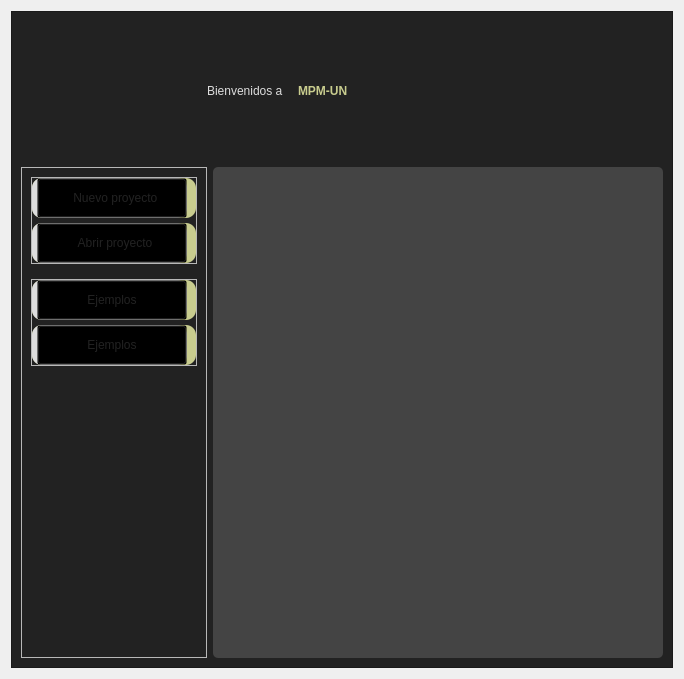
<?xml version="1.0" encoding="UTF-8"?>
<ui version="4.0">
 <class>FormHome</class>
 <widget class="QWidget" name="FormHome">
  <property name="geometry">
   <rect>
    <x>0</x>
    <y>0</y>
    <width>684</width>
    <height>679</height>
   </rect>
  </property>
  <property name="windowTitle">
   <string>Form</string>
  </property>
  <property name="styleSheet">
   <string notr="true">
/*Colores primarios*/
/* 
gris oscuro #222222 #333333 #444444
gris claro #999999 #DDDDDD
verde claro #C8CC8E
vinotinto #742427
*/
/*Colores secundarios */
/* 
Azules #36C9C6 #00BDB9 #77ACA2
rojos #910D3F #C70039 #F94646
naranjas #D34E24 #F28123 #F7F052
*/

/* Funetes/*

/*
italic: font: italic 9pt &quot;Ubuntu&quot;;
regular: font: 9pt &quot;Ubuntu&quot;;
light: font: 300 9pt &quot;Ubuntu&quot;;
medium: font: 500 9pt &quot;Ubuntu&quot;;
bold: font: 700 9pt &quot;Ubuntu&quot;;
*/

/****************************************************************************************************************************************************/






QMainWindow#MainWindow{
background: #333333;
}


/*#################################################################*/
/*####################       MENU BAR SUP      ###########################*/
/*#################################################################*/

QMenuBar#menubar {
background-color: #333333;
spacing: 5px; 
color: #DDDDDD;
font: 500 10pt &quot;Ubuntu&quot;;
}
QMenuBar#menubar::item {
padding: 5px 5px;
background-color: transparent;
border-radius: 2px;
}
QMenuBar#menubar::item:selected { 
background-color: #222222;
}
QMenuBar#menubar::item:pressed {
background-color: #222222;
}
QMenu {
background-color: #333333;
border-radius: 4px; 
border: 1px solid #222222;
color: #DDDDDD;
font: 500 10pt &quot;Ubuntu&quot;;
}
QMenu::item {
background-color: transparent; 
padding: 5px 20px;
margin: 2px 10px; 
}
QMenu::item:selected { 
background-color: #444444;
color: #C8CC8E;
font: 500 10pt &quot;Ubuntu&quot;;
}
QMenu::item:checked {
color: #DDDDDD;
}
QMenu::item:unchecked { 
color: #999999;
}



QStatusbar#statusbar{
background-color: #333333;
}

/*#################################################################*/
/*####################     FRAME MENU IZQ      ##########################*/
/*#################################################################*/

QToolButton#toolButton_inicio,
QToolButton#toolButton_resultados,
QToolButton#toolButton_puntos,
QToolButton#toolButton_contorno,
QToolButton#toolButton_data,
QToolButton#toolButton_malla,
QToolButton#toolButton_resultados,
QToolButton#toolButton_config{
background-color: transparent;
color: #DDDDDD;
font: 500 7pt &quot;Ubuntu&quot;;
border: none;
padding: 8px 0px;
}

QFrame#frame_inicio{
background: #222222;
border-radius: 2px ;
border-radius: 2px;
}


QFrame#frame_resultados,
QFrame#frame_puntos,
QFrame#frame_contorno,
QFrame#frame_data,
QFrame#frame_malla{
background: #333333;
border-radius: 2px ;
border-radius: 2px;
}

/*#################################################################*/
/*######################      CONTAINER PAGE       ############################*/
/*#################################################################*/

QFrame#frame_empty{
background-color: #444444;
}

QFrame#frame_empty_draw{
background-color: #222222;
}

/*#################################################################*/
/*######################      PAGE HOME      ############################*/
/*#################################################################*/

QLabel#label_title_1{
color: #DDDDDD; 
font: 500 30pt &quot;Ubuntu&quot;;
}
QLabel#label_title_2{
color: #C8CC8E;
font: 700 30pt &quot;Ubuntu&quot;;
font-weight:bold;
}
QFrame#frame_infEjemplos1,
QFrame#frame_infEjemplos2,
QFrame#frame_infAbrirProyecto,
QFrame#frame_infNuevoProyecto{
background-color: #C8CC8E;
border-radius: 10px
}
QFrame#frame_supEjemplos1,
QFrame#frame_supEjemplos2,
QFrame#frame_supAbrirProyecto,
QFrame#frame_supNuevoProyecto{
background-color: #DDDDDD;
border-radius: 10px
}
QToolButton#toolButton_abrirProyecto,
QToolButton#toolButton_nuevoProyecto,
QToolButton#toolButton_ejemplos1,
QToolButton#toolButton_ejemplos2{
background-color: transparent;
font: 500 9pt &quot;Ubuntu&quot;;
color: #222222;
}
/*
#frame_card_1, #frame_card_2{
background: #333333;
border-radius: 5px
}
*/
QFrame#frame_proyectos{
 background: #444444;
border-radius: 5px;
  }


/*
Esto no funciona pero lo necesito ajustar
QFrame#frame_proyectos &gt; QLabel{
color: #DDDDDD;
font: 500 9pt &quot;Ubuntu&quot;;
}
*/


/*#################################################################*/
/*######################      PAGE DRAW      ############################*/
/*#################################################################*/


/*###################### graphicsView draw  ############################*/
QGraphicsView#graphicsView_draw{
background-color: qlineargradient(spread:pad, x1:0, y1:0, x2:1, y2:0.943, stop:0 rgba(175, 175, 175, 255), stop:0.971591 rgba(141, 211, 211, 220), stop:1 rgba(170, 255, 255, 255));
}

/*###################### frame consola  ############################*/

QFrame#frame_console{
background-color: #333333;
}
QTextBrowser#textBrowser_2{
background-color: #444444;
color: #DDDDDD;
border-radius: 2px ;
}
QToolButton#toolButton_close_console{
background-color: transparent;
}
QLineEdit#lineEdit_console{
background-color: #444444;
color: #DDDDDD;
border-radius: 2px ;
padding-left: 10px;
}
QLineEdit#lineEdit_console:hover {
	border: 2px solid rgb(64, 71, 88);
}
QLineEdit#lineEdit_console:focus {
	border: 2px solid rgb(91, 101, 124);
}

</string>
  </property>
  <layout class="QHBoxLayout" name="horizontalLayout">
   <item>
    <widget class="QFrame" name="frame_empty_draw">
     <property name="frameShape">
      <enum>QFrame::StyledPanel</enum>
     </property>
     <property name="frameShadow">
      <enum>QFrame::Raised</enum>
     </property>
     <layout class="QVBoxLayout" name="verticalLayout_12">
      <item>
       <layout class="QHBoxLayout" name="horizontalLayout_7">
        <property name="leftMargin">
         <number>50</number>
        </property>
        <property name="topMargin">
         <number>20</number>
        </property>
        <property name="bottomMargin">
         <number>20</number>
        </property>
        <item>
         <widget class="QLabel" name="label_8">
          <property name="sizePolicy">
           <sizepolicy hsizetype="Fixed" vsizetype="Fixed">
            <horstretch>0</horstretch>
            <verstretch>0</verstretch>
           </sizepolicy>
          </property>
          <property name="minimumSize">
           <size>
            <width>100</width>
            <height>100</height>
           </size>
          </property>
          <property name="maximumSize">
           <size>
            <width>100</width>
            <height>100</height>
           </size>
          </property>
          <property name="text">
           <string/>
          </property>
          <property name="pixmap">
           <pixmap>../recursos/iconos/iconos_logo/Logo_V1.svg</pixmap>
          </property>
          <property name="scaledContents">
           <bool>true</bool>
          </property>
          <property name="wordWrap">
           <bool>false</bool>
          </property>
          <property name="openExternalLinks">
           <bool>false</bool>
          </property>
         </widget>
        </item>
        <item>
         <layout class="QHBoxLayout" name="horizontalLayout_9">
          <property name="spacing">
           <number>15</number>
          </property>
          <property name="leftMargin">
           <number>30</number>
          </property>
          <item>
           <widget class="QLabel" name="label_title_1">
            <property name="text">
             <string>Bienvenidos a</string>
            </property>
           </widget>
          </item>
          <item>
           <widget class="QLabel" name="label_title_2">
            <property name="text">
             <string>MPM-UN</string>
            </property>
           </widget>
          </item>
          <item>
           <spacer name="horizontalSpacer">
            <property name="orientation">
             <enum>Qt::Horizontal</enum>
            </property>
            <property name="sizeHint" stdset="0">
             <size>
              <width>40</width>
              <height>20</height>
             </size>
            </property>
           </spacer>
          </item>
         </layout>
        </item>
       </layout>
      </item>
      <item>
       <layout class="QHBoxLayout" name="horizontalLayout_10">
        <item>
         <widget class="QFrame" name="frame_9">
          <property name="sizePolicy">
           <sizepolicy hsizetype="Fixed" vsizetype="Preferred">
            <horstretch>0</horstretch>
            <verstretch>0</verstretch>
           </sizepolicy>
          </property>
          <property name="frameShape">
           <enum>QFrame::StyledPanel</enum>
          </property>
          <property name="frameShadow">
           <enum>QFrame::Raised</enum>
          </property>
          <layout class="QVBoxLayout" name="verticalLayout_8">
           <property name="spacing">
            <number>15</number>
           </property>
           <item>
            <widget class="QFrame" name="frame_5">
             <property name="frameShape">
              <enum>QFrame::StyledPanel</enum>
             </property>
             <property name="frameShadow">
              <enum>QFrame::Raised</enum>
             </property>
             <layout class="QVBoxLayout" name="verticalLayout_13">
              <property name="spacing">
               <number>5</number>
              </property>
              <property name="leftMargin">
               <number>0</number>
              </property>
              <property name="topMargin">
               <number>0</number>
              </property>
              <property name="rightMargin">
               <number>0</number>
              </property>
              <property name="bottomMargin">
               <number>0</number>
              </property>
              <item>
               <widget class="QFrame" name="frame_infNuevoProyecto">
                <property name="sizePolicy">
                 <sizepolicy hsizetype="Fixed" vsizetype="Fixed">
                  <horstretch>0</horstretch>
                  <verstretch>0</verstretch>
                 </sizepolicy>
                </property>
                <property name="frameShape">
                 <enum>QFrame::StyledPanel</enum>
                </property>
                <property name="frameShadow">
                 <enum>QFrame::Raised</enum>
                </property>
                <layout class="QVBoxLayout" name="verticalLayout_6">
                 <property name="spacing">
                  <number>0</number>
                 </property>
                 <property name="leftMargin">
                  <number>0</number>
                 </property>
                 <property name="topMargin">
                  <number>0</number>
                 </property>
                 <property name="bottomMargin">
                  <number>0</number>
                 </property>
                 <item>
                  <widget class="QFrame" name="frame_supNuevoProyecto">
                   <property name="sizePolicy">
                    <sizepolicy hsizetype="Fixed" vsizetype="Fixed">
                     <horstretch>0</horstretch>
                     <verstretch>0</verstretch>
                    </sizepolicy>
                   </property>
                   <property name="styleSheet">
                    <string notr="true"/>
                   </property>
                   <property name="frameShape">
                    <enum>QFrame::StyledPanel</enum>
                   </property>
                   <property name="frameShadow">
                    <enum>QFrame::Raised</enum>
                   </property>
                   <layout class="QHBoxLayout" name="horizontalLayout_13">
                    <property name="spacing">
                     <number>0</number>
                    </property>
                    <property name="leftMargin">
                     <number>5</number>
                    </property>
                    <property name="topMargin">
                     <number>0</number>
                    </property>
                    <property name="rightMargin">
                     <number>0</number>
                    </property>
                    <property name="bottomMargin">
                     <number>0</number>
                    </property>
                    <item>
                     <widget class="QToolButton" name="toolButton_nuevoProyecto">
                      <property name="minimumSize">
                       <size>
                        <width>150</width>
                        <height>40</height>
                       </size>
                      </property>
                      <property name="styleSheet">
                       <string notr="true"/>
                      </property>
                      <property name="text">
                       <string>  Nuevo proyecto</string>
                      </property>
                      <property name="icon">
                       <iconset>
                        <normaloff>../recursos/iconos/iconos_frame_inicio/open_p.svg</normaloff>../recursos/iconos/iconos_frame_inicio/open_p.svg</iconset>
                      </property>
                      <property name="iconSize">
                       <size>
                        <width>20</width>
                        <height>20</height>
                       </size>
                      </property>
                      <property name="popupMode">
                       <enum>QToolButton::DelayedPopup</enum>
                      </property>
                      <property name="toolButtonStyle">
                       <enum>Qt::ToolButtonTextBesideIcon</enum>
                      </property>
                      <property name="arrowType">
                       <enum>Qt::NoArrow</enum>
                      </property>
                     </widget>
                    </item>
                   </layout>
                  </widget>
                 </item>
                </layout>
               </widget>
              </item>
              <item>
               <widget class="QFrame" name="frame_infAbrirProyecto">
                <property name="sizePolicy">
                 <sizepolicy hsizetype="Fixed" vsizetype="Fixed">
                  <horstretch>0</horstretch>
                  <verstretch>0</verstretch>
                 </sizepolicy>
                </property>
                <property name="frameShape">
                 <enum>QFrame::StyledPanel</enum>
                </property>
                <property name="frameShadow">
                 <enum>QFrame::Raised</enum>
                </property>
                <layout class="QVBoxLayout" name="verticalLayout_5">
                 <property name="spacing">
                  <number>0</number>
                 </property>
                 <property name="leftMargin">
                  <number>0</number>
                 </property>
                 <property name="topMargin">
                  <number>0</number>
                 </property>
                 <property name="bottomMargin">
                  <number>0</number>
                 </property>
                 <item>
                  <widget class="QFrame" name="frame_supAbrirProyecto">
                   <property name="sizePolicy">
                    <sizepolicy hsizetype="Fixed" vsizetype="Fixed">
                     <horstretch>0</horstretch>
                     <verstretch>0</verstretch>
                    </sizepolicy>
                   </property>
                   <property name="styleSheet">
                    <string notr="true"/>
                   </property>
                   <property name="frameShape">
                    <enum>QFrame::StyledPanel</enum>
                   </property>
                   <property name="frameShadow">
                    <enum>QFrame::Raised</enum>
                   </property>
                   <layout class="QHBoxLayout" name="horizontalLayout_12">
                    <property name="spacing">
                     <number>0</number>
                    </property>
                    <property name="leftMargin">
                     <number>5</number>
                    </property>
                    <property name="topMargin">
                     <number>0</number>
                    </property>
                    <property name="rightMargin">
                     <number>0</number>
                    </property>
                    <property name="bottomMargin">
                     <number>0</number>
                    </property>
                    <item>
                     <widget class="QToolButton" name="toolButton_abrirProyecto">
                      <property name="minimumSize">
                       <size>
                        <width>150</width>
                        <height>40</height>
                       </size>
                      </property>
                      <property name="styleSheet">
                       <string notr="true"/>
                      </property>
                      <property name="text">
                       <string>  Abrir proyecto</string>
                      </property>
                      <property name="icon">
                       <iconset>
                        <normaloff>../recursos/iconos/iconos_frame_inicio/new_p.svg</normaloff>../recursos/iconos/iconos_frame_inicio/new_p.svg</iconset>
                      </property>
                      <property name="iconSize">
                       <size>
                        <width>20</width>
                        <height>20</height>
                       </size>
                      </property>
                      <property name="popupMode">
                       <enum>QToolButton::DelayedPopup</enum>
                      </property>
                      <property name="toolButtonStyle">
                       <enum>Qt::ToolButtonTextBesideIcon</enum>
                      </property>
                     </widget>
                    </item>
                   </layout>
                  </widget>
                 </item>
                </layout>
               </widget>
              </item>
             </layout>
            </widget>
           </item>
           <item>
            <widget class="QFrame" name="frame_6">
             <property name="frameShape">
              <enum>QFrame::StyledPanel</enum>
             </property>
             <property name="frameShadow">
              <enum>QFrame::Raised</enum>
             </property>
             <layout class="QVBoxLayout" name="verticalLayout_11">
              <property name="spacing">
               <number>5</number>
              </property>
              <property name="leftMargin">
               <number>0</number>
              </property>
              <property name="topMargin">
               <number>0</number>
              </property>
              <property name="rightMargin">
               <number>0</number>
              </property>
              <property name="bottomMargin">
               <number>0</number>
              </property>
              <item>
               <widget class="QFrame" name="frame_infEjemplos2">
                <property name="sizePolicy">
                 <sizepolicy hsizetype="Fixed" vsizetype="Fixed">
                  <horstretch>0</horstretch>
                  <verstretch>0</verstretch>
                 </sizepolicy>
                </property>
                <property name="frameShape">
                 <enum>QFrame::StyledPanel</enum>
                </property>
                <property name="frameShadow">
                 <enum>QFrame::Raised</enum>
                </property>
                <layout class="QVBoxLayout" name="verticalLayout_7">
                 <property name="spacing">
                  <number>0</number>
                 </property>
                 <property name="leftMargin">
                  <number>0</number>
                 </property>
                 <property name="topMargin">
                  <number>0</number>
                 </property>
                 <property name="bottomMargin">
                  <number>0</number>
                 </property>
                 <item>
                  <widget class="QFrame" name="frame_supEjemplos2">
                   <property name="sizePolicy">
                    <sizepolicy hsizetype="Fixed" vsizetype="Fixed">
                     <horstretch>0</horstretch>
                     <verstretch>0</verstretch>
                    </sizepolicy>
                   </property>
                   <property name="frameShape">
                    <enum>QFrame::StyledPanel</enum>
                   </property>
                   <property name="frameShadow">
                    <enum>QFrame::Raised</enum>
                   </property>
                   <layout class="QHBoxLayout" name="horizontalLayout_14">
                    <property name="spacing">
                     <number>0</number>
                    </property>
                    <property name="leftMargin">
                     <number>5</number>
                    </property>
                    <property name="topMargin">
                     <number>0</number>
                    </property>
                    <property name="rightMargin">
                     <number>0</number>
                    </property>
                    <property name="bottomMargin">
                     <number>0</number>
                    </property>
                    <item>
                     <widget class="QToolButton" name="toolButton_ejemplos2">
                      <property name="minimumSize">
                       <size>
                        <width>150</width>
                        <height>40</height>
                       </size>
                      </property>
                      <property name="styleSheet">
                       <string notr="true"/>
                      </property>
                      <property name="text">
                       <string>Ejemplos</string>
                      </property>
                      <property name="popupMode">
                       <enum>QToolButton::DelayedPopup</enum>
                      </property>
                      <property name="toolButtonStyle">
                       <enum>Qt::ToolButtonTextOnly</enum>
                      </property>
                     </widget>
                    </item>
                   </layout>
                  </widget>
                 </item>
                </layout>
               </widget>
              </item>
              <item>
               <widget class="QFrame" name="frame_infEjemplos1">
                <property name="sizePolicy">
                 <sizepolicy hsizetype="Fixed" vsizetype="Fixed">
                  <horstretch>0</horstretch>
                  <verstretch>0</verstretch>
                 </sizepolicy>
                </property>
                <property name="styleSheet">
                 <string notr="true"/>
                </property>
                <property name="frameShape">
                 <enum>QFrame::StyledPanel</enum>
                </property>
                <property name="frameShadow">
                 <enum>QFrame::Raised</enum>
                </property>
                <layout class="QVBoxLayout" name="verticalLayout_10">
                 <property name="spacing">
                  <number>0</number>
                 </property>
                 <property name="leftMargin">
                  <number>0</number>
                 </property>
                 <property name="topMargin">
                  <number>0</number>
                 </property>
                 <property name="bottomMargin">
                  <number>0</number>
                 </property>
                 <item>
                  <widget class="QFrame" name="frame_supEjemplos1">
                   <property name="sizePolicy">
                    <sizepolicy hsizetype="Fixed" vsizetype="Fixed">
                     <horstretch>0</horstretch>
                     <verstretch>0</verstretch>
                    </sizepolicy>
                   </property>
                   <property name="styleSheet">
                    <string notr="true"/>
                   </property>
                   <property name="frameShape">
                    <enum>QFrame::StyledPanel</enum>
                   </property>
                   <property name="frameShadow">
                    <enum>QFrame::Raised</enum>
                   </property>
                   <layout class="QHBoxLayout" name="horizontalLayout_15">
                    <property name="spacing">
                     <number>0</number>
                    </property>
                    <property name="leftMargin">
                     <number>5</number>
                    </property>
                    <property name="topMargin">
                     <number>0</number>
                    </property>
                    <property name="rightMargin">
                     <number>0</number>
                    </property>
                    <property name="bottomMargin">
                     <number>0</number>
                    </property>
                    <item>
                     <widget class="QToolButton" name="toolButton_ejemplos1">
                      <property name="minimumSize">
                       <size>
                        <width>150</width>
                        <height>40</height>
                       </size>
                      </property>
                      <property name="styleSheet">
                       <string notr="true"/>
                      </property>
                      <property name="text">
                       <string>Ejemplos</string>
                      </property>
                      <property name="popupMode">
                       <enum>QToolButton::DelayedPopup</enum>
                      </property>
                      <property name="toolButtonStyle">
                       <enum>Qt::ToolButtonTextOnly</enum>
                      </property>
                     </widget>
                    </item>
                   </layout>
                  </widget>
                 </item>
                </layout>
               </widget>
              </item>
             </layout>
            </widget>
           </item>
           <item>
            <spacer name="verticalSpacer_3">
             <property name="orientation">
              <enum>Qt::Vertical</enum>
             </property>
             <property name="sizeHint" stdset="0">
              <size>
               <width>20</width>
               <height>40</height>
              </size>
             </property>
            </spacer>
           </item>
          </layout>
         </widget>
        </item>
        <item>
         <layout class="QHBoxLayout" name="horizontalLayout_16">
          <item>
           <widget class="QFrame" name="frame_proyectos">
            <property name="frameShape">
             <enum>QFrame::StyledPanel</enum>
            </property>
            <property name="frameShadow">
             <enum>QFrame::Raised</enum>
            </property>
            <layout class="QVBoxLayout" name="verticalLayout_9">
             <property name="spacing">
              <number>0</number>
             </property>
             <property name="leftMargin">
              <number>0</number>
             </property>
             <property name="topMargin">
              <number>0</number>
             </property>
             <property name="rightMargin">
              <number>0</number>
             </property>
             <property name="bottomMargin">
              <number>0</number>
             </property>
             <item>
              <widget class="QScrollArea" name="scrollArea_home">
               <property name="styleSheet">
                <string notr="true">background: transparent;
</string>
               </property>
               <property name="lineWidth">
                <number>0</number>
               </property>
               <property name="widgetResizable">
                <bool>true</bool>
               </property>
               <widget class="QWidget" name="scrollAreaWidgetContents">
                <property name="geometry">
                 <rect>
                  <x>0</x>
                  <y>0</y>
                  <width>448</width>
                  <height>489</height>
                 </rect>
                </property>
                <layout class="QVBoxLayout" name="verticalLayout">
                 <property name="spacing">
                  <number>0</number>
                 </property>
                 <property name="leftMargin">
                  <number>10</number>
                 </property>
                 <property name="topMargin">
                  <number>10</number>
                 </property>
                 <property name="rightMargin">
                  <number>10</number>
                 </property>
                 <property name="bottomMargin">
                  <number>10</number>
                 </property>
                 <item>
                  <layout class="QHBoxLayout" name="horizontalLayout_18">
                   <item>
                    <layout class="QGridLayout" name="gridLayout_proyectos" rowstretch="0">
                     <property name="sizeConstraint">
                      <enum>QLayout::SetFixedSize</enum>
                     </property>
                     <property name="leftMargin">
                      <number>5</number>
                     </property>
                     <property name="topMargin">
                      <number>5</number>
                     </property>
                     <property name="rightMargin">
                      <number>5</number>
                     </property>
                     <property name="bottomMargin">
                      <number>5</number>
                     </property>
                     <property name="spacing">
                      <number>10</number>
                     </property>
                    </layout>
                   </item>
                   <item>
                    <widget class="QFrame" name="frame_2">
                     <property name="styleSheet">
                      <string notr="true"/>
                     </property>
                     <property name="frameShape">
                      <enum>QFrame::StyledPanel</enum>
                     </property>
                     <property name="frameShadow">
                      <enum>QFrame::Raised</enum>
                     </property>
                    </widget>
                   </item>
                  </layout>
                 </item>
                 <item>
                  <widget class="QFrame" name="frame_7">
                   <property name="styleSheet">
                    <string notr="true"/>
                   </property>
                   <property name="frameShape">
                    <enum>QFrame::StyledPanel</enum>
                   </property>
                   <property name="frameShadow">
                    <enum>QFrame::Raised</enum>
                   </property>
                  </widget>
                 </item>
                </layout>
               </widget>
              </widget>
             </item>
            </layout>
           </widget>
          </item>
         </layout>
        </item>
       </layout>
      </item>
     </layout>
    </widget>
   </item>
  </layout>
 </widget>
 <resources/>
 <connections/>
</ui>
